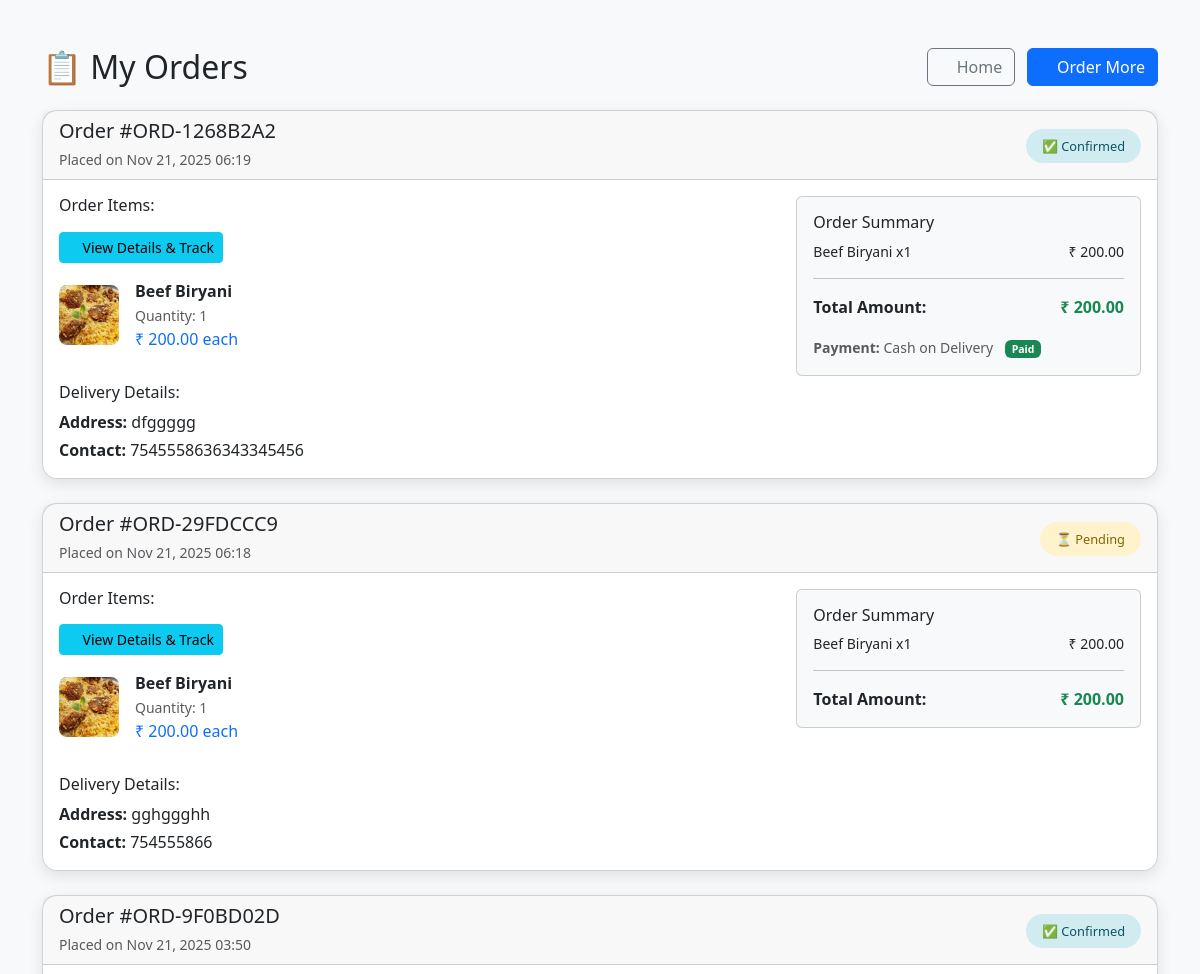
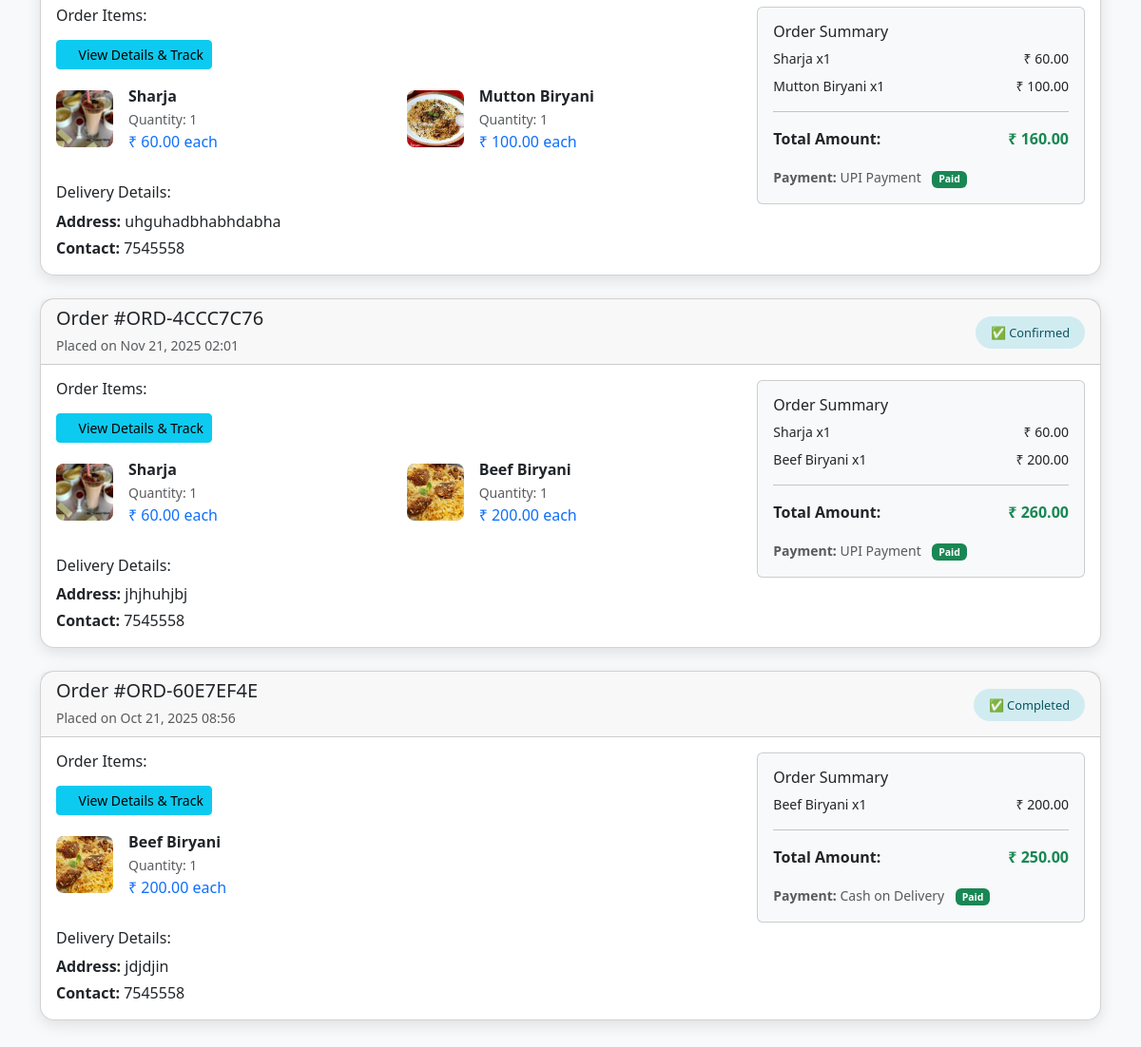
The page /orders/ (signed in) on the database its author committed (2 pictures, top to bottom).
### customer_app/models.py (models this page shows, shortened)
class Order(models.Model):
    ORDER_STATUS_CHOICES = [
        ('pending', 'Pending'),
        ('confirmed', 'Confirmed'),
        ('preparing', 'Preparing'),
        ('ready', 'Ready'),
        ('completed', 'Completed'),
        ('cancelled', 'Cancelled'),
    ]
    customer = models.ForeignKey(regdb, on_delete=models.CASCADE, related_name='orders')
    order_id = models.CharField(max_length=50, unique=True)
    total_amount = models.DecimalField(max_digits=10, decimal_places=2)
    status = models.CharField(max_length=20, choices=ORDER_STATUS_CHOICES, default='pending')
    created_at = models.DateTimeField(default=timezone.now)
    delivery_address = models.TextField(blank=True, null=True)
    contact_number = models.CharField(max_length=20, blank=True, null=True)
    special_instructions = models.TextField(blank=True, null=True)
    class Meta:
        ordering = ['-created_at']

class OrderItem(models.Model):
    order = models.ForeignKey(Order, on_delete=models.CASCADE, related_name='items')
    food_item = models.ForeignKey('admin_app.fooditems', on_delete=models.CASCADE)
    quantity = models.PositiveIntegerField()
    price = models.DecimalField(max_digits=10, decimal_places=2)  # Price at time of order
    def line_total(self):
        return self.price * self.quantity

### admin_app/models.py (models this page shows)
class fooditems(models.Model):
    name = models.CharField(max_length=100)
    description = models.TextField()
    price = models.DecimalField(max_digits=10, decimal_places=2)
    category = models.ForeignKey(categorydb, on_delete=models.CASCADE)
    image = models.ImageField(upload_to='food_items/', blank=True, null=True)
    availability = models.BooleanField(default=True)

### customer_app/views.py (the view)
# urls.py: path('orders/', views.view_orders, name='view_orders'),
def view_orders(request):
    if 'Username' not in request.session:
        messages.warning(request, 'Please login to view your orders.')
        return redirect('customer_app:user_log')
    customer = get_object_or_404(regdb, Username=request.session['Username'])
    orders = Order.objects.filter(customer=customer).prefetch_related('items__food_item', 'payment', 'status_history')
    context = {
        'orders': orders,
        'cart_count': sum(_get_cart(request.session).values()) if 'cart' in request.session else 0,
        'fav_count': len(request.session.get('favorites', [])),
    }
    return render(request, 'orders.html', context)

### customer_app/templates/orders.html (shortened to what this page needs)
{% load static %}
<!DOCTYPE html>
<html lang="en">
<head>
  <link href="{% static 'customer_app/vendors/bootstrap/css/bootstrap.min.css' %}" rel="stylesheet">
  <link href="{% static 'customer_app/vendors/bootstrap-icons/bootstrap-icons.css' %}" rel="stylesheet">
</head>
<body class="bg-light">
  <div class="container py-5">
    <div class="d-flex justify-content-between align-items-center mb-4">
      <h2 class="mb-0">📋 My Orders</h2>
      <div>
        <a href="{% url 'customer_app:cust_home' %}" class="btn btn-outline-secondary me-2">
          <i class="bi bi-house"></i> Home
        </a>
        <a href="{% url 'customer_app:view_menu' %}" class="btn btn-primary">
          <i class="bi bi-shop"></i> Order More
        </a>
      </div>
    </div>
    {% if orders %}
      {% for order in orders %}
      <div class="card order-card mb-4">
        <div class="card-header d-flex justify-content-between align-items-center">
          <div>
            <h5 class="mb-1">Order #{{ order.order_id }}</h5>
            <small class="text-muted">Placed on {{ order.created_at|date:"M d, Y H:i" }}</small>
          </div>
          <div>
            <span class="status-badge status-{{ order.status }}">
              {% if order.status == 'pending' %}⏳ Pending
              {% elif order.status == 'confirmed' %}✅ Confirmed
              {% elif order.status == 'preparing' %}👨‍🍳 Preparing
              {% elif order.status == 'ready' %}🍽️ Ready
              {% elif order.status == 'completed' %}✅ Completed
              {% elif order.status == 'cancelled' %}❌ Cancelled
              {% endif %}
            </span>
          </div>
        </div>
        <div class="card-body">
          <div class="row">
            <div class="col-lg-8">
              <h6 class="mb-3">Order Items:</h6>
              <div class="mb-3">
                <a href="{% url 'customer_app:order_detail' order.order_id %}" class="btn btn-sm btn-info">
                  <i class="bi bi-info-circle"></i> View Details & Track
                </a>
              </div>
              <div class="row">
                {% for item in order.items.all %}
                <div class="col-md-6 mb-3">
                  <div class="d-flex align-items-center">
                    {% if item.food_item.image %}
                      <img src="{{ item.food_item.image.url }}" alt="{{ item.food_item.name }}"
                           style="width:60px;height:60px;object-fit:cover;border-radius:8px;" class="me-3">
                    {% endif %}
                    <div>
                      <div class="fw-bold">{{ item.food_item.name }}</div>
                      <small class="text-muted">Quantity: {{ item.quantity }}</small>
                      <div class="text-primary">₹ {{ item.price|floatformat:2 }} each</div>
                    </div>
                  </div>
                </div>
                {% endfor %}
              </div>
              <div class="mt-3">
                <h6>Delivery Details:</h6>
                <p class="mb-1"><strong>Address:</strong> {{ order.delivery_address }}</p>
                <p class="mb-0"><strong>Contact:</strong> {{ order.contact_number }}</p>
              </div>
            </div>
            <div class="col-lg-4">
              <div class="card bg-light">
                <div class="card-body">
                  <h6 class="card-title">Order Summary</h6>
                  {% for item in order.items.all %}
                  <div class="d-flex justify-content-between mb-2">
                    <small>{{ item.food_item.name }} x{{ item.quantity }}</small>
                    <small>₹ {{ item.line_total|floatformat:2 }}</small>
                  </div>
                  {% endfor %}
                  <hr>
                  <div class="d-flex justify-content-between">
                    <strong>Total Amount:</strong>
                    <strong class="text-success">₹ {{ order.total_amount|floatformat:2 }}</strong>
                  </div>
                  {% if order.payment %}
                  <div class="mt-3">
                    <small class="text-muted">
                      <strong>Payment:</strong>
                      {% if order.payment.payment_method == 'cash' %}Cash on Delivery
                      {% elif order.payment.payment_method == 'card' %}Credit/Debit Card
                      {% elif order.payment.payment_method == 'upi' %}UPI Payment
                      {% elif order.payment.payment_method == 'netbanking' %}Net Banking
                      {% endif %}
                      {% if order.payment.status == 'completed' %}
                        <span class="badge bg-success ms-2">Paid</span>
                      {% elif order.payment.status == 'pending' %}
                        <span class="badge bg-warning ms-2">Pending</span>
                      {% elif order.payment.status == 'failed' %}
                        <span class="badge bg-danger ms-2">Failed</span>
                      {% endif %}
                    </small>
                  </div>
                  {% endif %}
                </div>
              </div>
            </div>
          </div>
        </div>
      </div>
      {% endfor %}
    {% endif %}
  </div>
</body>
</html>

### customer_app/templates/orders.html (style rules this page uses)
.order-card { border-radius: 15px; box-shadow: 0 5px 15px rgba(0,0,0,0.1); transition: transform 0.3s ease; }
.status-badge { font-size: 0.8rem; padding: 0.5rem 1rem; border-radius: 20px; }
.status-pending { background-color: #fff3cd; color: #856404; }
.status-confirmed { background-color: #d1ecf1; color: #0c5460; }
.status-completed { background-color: #d1ecf1; color: #0c5460; }

### rows shown on the page
Order: order_id "ORD-1268B2A2", created_at "Nov 21, 2025 06:19", status "✅ Confirmed", delivery_address "dfggggg", contact_number "7545558636343345456", total_amount "200.00", shows "Payment:", shows "Cash on Delivery", shows "Paid"
OrderItem: food_item.image (picture), food_item.name "Beef Biryani", quantity "1", price "200.00", line_total "200.00"
Order: order_id "ORD-29FDCCC9", created_at "Nov 21, 2025 06:18", status "⏳ Pending", delivery_address "gghggghh", contact_number "754555866", total_amount "200.00"
OrderItem: food_item.image (picture), food_item.name "Beef Biryani", quantity "1", price "200.00", line_total "200.00"
Order: order_id "ORD-9F0BD02D", created_at "Nov 21, 2025 03:50", status "✅ Confirmed", delivery_address "uhguhadbhabhdabha", contact_number "7545558", total_amount "160.00", shows "Payment:", shows "UPI Payment", shows "Paid"
OrderItem: food_item.image (picture), food_item.name "Sharja", quantity "1", price "60.00", line_total "60.00"
OrderItem: food_item.image (picture), food_item.name "Mutton Biryani", quantity "1", price "100.00", line_total "100.00"
Order: order_id "ORD-4CCC7C76", created_at "Nov 21, 2025 02:01", status "✅ Confirmed", delivery_address "jhjhuhjbj", contact_number "7545558", total_amount "260.00", shows "Payment:", shows "UPI Payment", shows "Paid"
OrderItem: food_item.image (picture), food_item.name "Sharja", quantity "1", price "60.00", line_total "60.00"
OrderItem: food_item.image (picture), food_item.name "Beef Biryani", quantity "1", price "200.00", line_total "200.00"
Order: order_id "ORD-60E7EF4E", created_at "Oct 21, 2025 08:56", status "✅ Completed", delivery_address "jdjdjin", contact_number "7545558", total_amount "250.00", shows "Payment:", shows "Cash on Delivery", shows "Paid"
OrderItem: food_item.image (picture), food_item.name "Beef Biryani", quantity "1", price "200.00", line_total "200.00"
